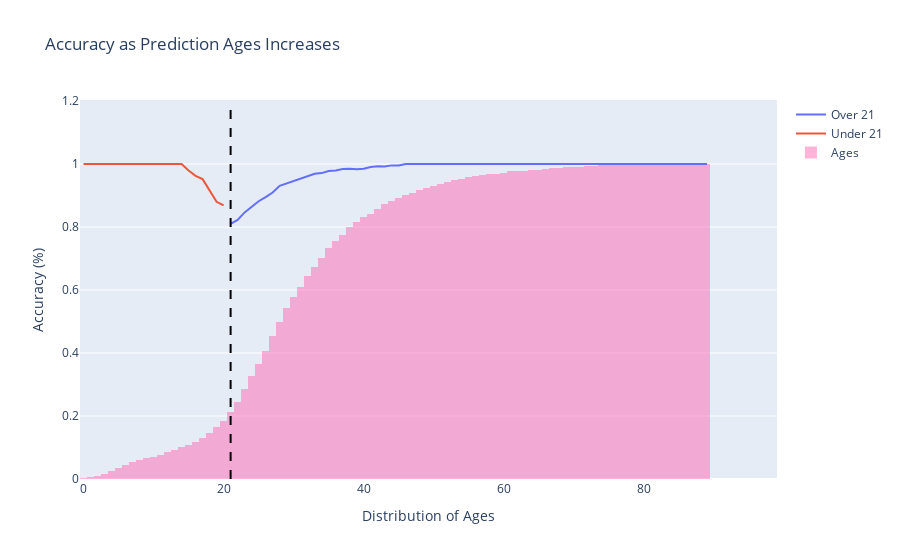

Notebook code cell kept with this figure:
### Code cell
import plotly.graph_objects as go

# Create plot
fig = go.Figure()

# Add a line plot for the accuracy over 21
fig.add_trace(go.Scatter(x=[list(x.keys())[0] for x in accuracy_over_21],
                         y=[list(x.values())[0] for x in accuracy_over_21],
                         mode='lines',
                         name='Over 21'))

# Add a line plot for the accuracy under 21
fig.add_trace(go.Scatter(x=[list(x.keys())[0] for x in accuracy_under_21],
                         y=[list(x.values())[0] for x in accuracy_under_21],
                         mode='lines',
                         name='Under 21'))

# Add horizontal line at age 21
fig.add_shape(type="line", x0=21, y0=0, x1=21, y1=1.2, line=dict(color="black", width=2, dash="dash"))

# Add histogram of predicted ages as a percentage with Gaussian kernel density estimation
fig.add_trace(go.Histogram(x=df['predicted'],
                            nbinsx=100,
                            name='Ages',
                            marker_color='hotpink',
                            histnorm='probability',  # Normalize histogram to probability
                            cumulative_enabled=True,  # Enable cumulative accumulation
                            opacity=0.5,
                            marker=dict(color='rgba(0,0,0,0)')  # Make the histogram transparent
                            ))

# Update layout
fig.update_layout(title='Accuracy as Prediction Ages Increases',
                  xaxis_title='Distribution of Ages',
                  yaxis_title='Accuracy (%)')

# Show plot
fig.show()

### Figure 1 — Plotly figure (JSON) as saved in the notebook; plotly's stock layout.template omitted (floating-point values rounded to 4 significant figures; data arrays with more than 128 entries replaced by an {"elided": "..."} marker saying what was removed)
{"data": [{"mode": "lines", "name": "Over 21", "type": "scatter", "x": [21, 22, 23, 24, 25, 26, 27, 28, 29, 30, 31, 32, 33, 34, 35, 36, 37, 38, 39, 40, 41, 42, 43, 44, 45, 46, 47, 48, 49, 50, 51, 52, 53, 54, 55, 56, 57, 58, 59, 60, 61, 62, 63, 64, 65, 66, 67, 68, 69, 70, 71, 72, 73, 74, 75, 76, 77, 78, 79, 80, 81, 82, 83, 84, 85, 86, 87, 88, 89, 90, 91, 92, 93, 94, 95, 96, 97, 98, 99], "y": [0.8096, 0.8223, 0.8464, 0.8647, 0.8817, 0.8951, 0.9095, 0.9309, 0.9389, 0.9453, 0.9545, 0.9632, 0.9693, 0.9711, 0.9778, 0.9795, 0.9844, 0.985, 0.9832, 0.9849, 0.9903, 0.993, 0.9921, 0.9956, 0.9954, 1, 1, 1, 1, 1, 1, 1, 1, 1, 1, 1, 1, 1, 1, 1, 1, 1, 1, 1, 1, 1, 1, 1, 1, 1, 1, 1, 1, 1, 1, 1, 1, 1, 1, 1, 1, 1, 1, 1, 1, 1, 1, 1, 1, null, null, null, null, null, null, null, null, null, null]}, {"mode": "lines", "name": "Under 21", "type": "scatter", "x": [0, 1, 2, 3, 4, 5, 6, 7, 8, 9, 10, 11, 12, 13, 14, 15, 16, 17, 18, 19, 20], "y": [1, 1, 1, 1, 1, 1, 1, 1, 1, 1, 1, 1, 1, 1, 1, 0.9796, 0.9623, 0.952, 0.9157, 0.88, 0.8687]}, {"cumulative": {"enabled": true}, "histnorm": "probability", "marker": {"color": "hotpink"}, "name": "Ages", "nbinsx": 100, "opacity": 0.5, "type": "histogram", "x": {"elided": "1897 float values"}}], "layout": {"shapes": [{"line": {"color": "black", "dash": "dash", "width": 2}, "type": "line", "x0": 21, "x1": 21, "y0": 0, "y1": 1.2}], "title": {"text": "Accuracy as Prediction Ages Increases"}, "xaxis": {"title": {"text": "Distribution of Ages"}}, "yaxis": {"title": {"text": "Accuracy (%)"}}}}
